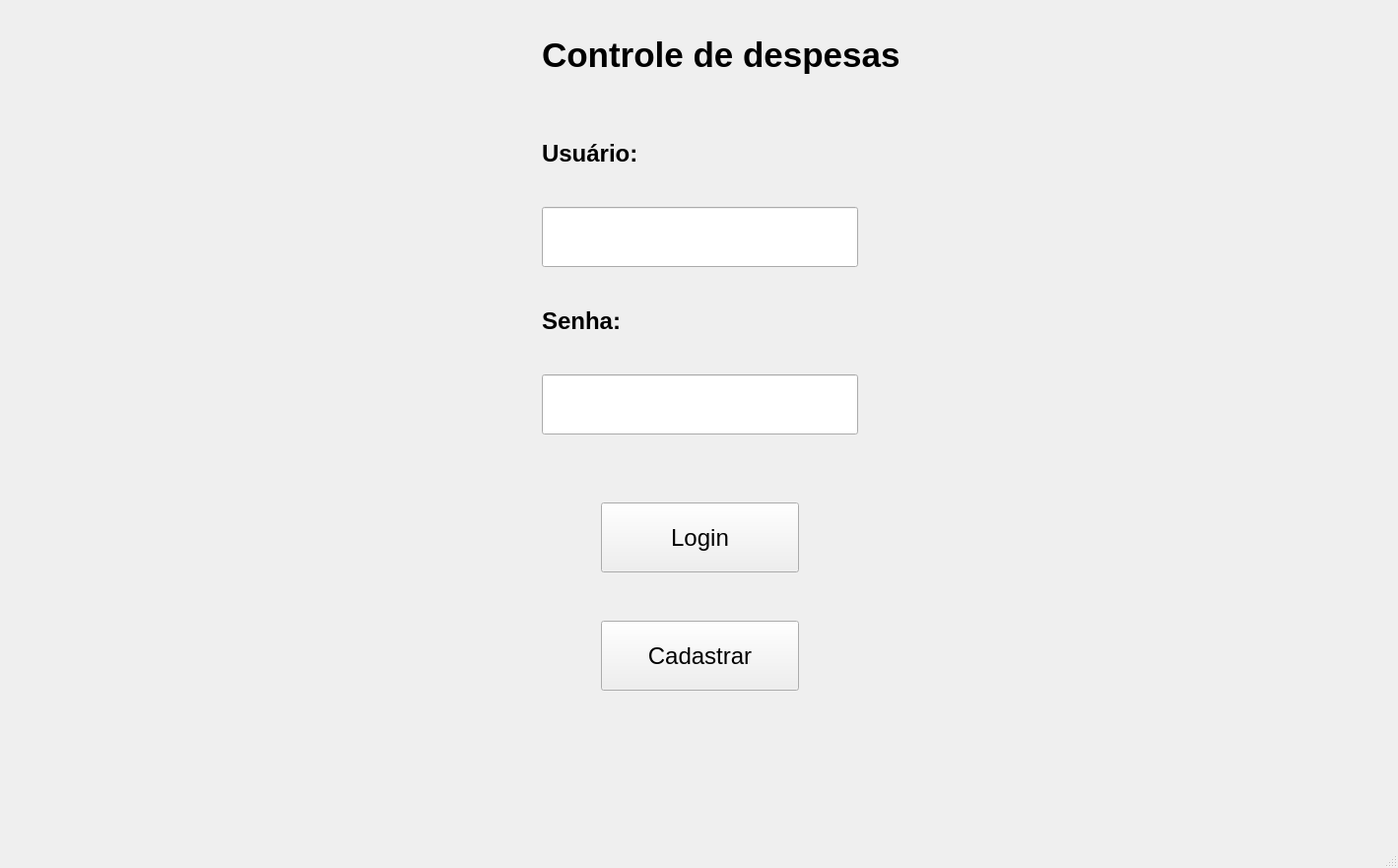
<?xml version="1.0" encoding="UTF-8"?>
<ui version="4.0">
 <class>TelaInicial</class>
 <widget class="QMainWindow" name="TelaInicial">
  <property name="geometry">
   <rect>
    <x>0</x>
    <y>0</y>
    <width>1419</width>
    <height>881</height>
   </rect>
  </property>
  <property name="sizePolicy">
   <sizepolicy hsizetype="Preferred" vsizetype="Preferred">
    <horstretch>0</horstretch>
    <verstretch>0</verstretch>
   </sizepolicy>
  </property>
  <property name="windowTitle">
   <string>MainWindow</string>
  </property>
  <widget class="QWidget" name="centralwidget">
   <widget class="QPushButton" name="btnLogin">
    <property name="geometry">
     <rect>
      <x>610</x>
      <y>510</y>
      <width>201</width>
      <height>71</height>
     </rect>
    </property>
    <property name="font">
     <font>
      <pointsize>18</pointsize>
     </font>
    </property>
    <property name="text">
     <string>Login</string>
    </property>
   </widget>
   <widget class="QPushButton" name="btnCadastrar">
    <property name="geometry">
     <rect>
      <x>610</x>
      <y>630</y>
      <width>201</width>
      <height>71</height>
     </rect>
    </property>
    <property name="font">
     <font>
      <pointsize>18</pointsize>
     </font>
    </property>
    <property name="text">
     <string>Cadastrar</string>
    </property>
   </widget>
   <widget class="QLabel" name="label">
    <property name="geometry">
     <rect>
      <x>550</x>
      <y>10</y>
      <width>421</width>
      <height>91</height>
     </rect>
    </property>
    <property name="font">
     <font>
      <pointsize>26</pointsize>
      <weight>75</weight>
      <bold>true</bold>
     </font>
    </property>
    <property name="text">
     <string>Controle de despesas</string>
    </property>
   </widget>
   <widget class="QLineEdit" name="lineEditUser">
    <property name="geometry">
     <rect>
      <x>550</x>
      <y>210</y>
      <width>321</width>
      <height>61</height>
     </rect>
    </property>
    <property name="font">
     <font>
      <pointsize>16</pointsize>
     </font>
    </property>
    <property name="text">
     <string/>
    </property>
   </widget>
   <widget class="QLabel" name="labelNome">
    <property name="geometry">
     <rect>
      <x>550</x>
      <y>120</y>
      <width>301</width>
      <height>71</height>
     </rect>
    </property>
    <property name="font">
     <font>
      <pointsize>18</pointsize>
      <weight>75</weight>
      <bold>true</bold>
     </font>
    </property>
    <property name="text">
     <string>Usuário:</string>
    </property>
   </widget>
   <widget class="QLabel" name="labelNome_2">
    <property name="geometry">
     <rect>
      <x>550</x>
      <y>290</y>
      <width>311</width>
      <height>71</height>
     </rect>
    </property>
    <property name="font">
     <font>
      <pointsize>18</pointsize>
      <weight>75</weight>
      <bold>true</bold>
     </font>
    </property>
    <property name="text">
     <string>Senha:</string>
    </property>
   </widget>
   <widget class="QLineEdit" name="lineEditSenha">
    <property name="geometry">
     <rect>
      <x>550</x>
      <y>380</y>
      <width>321</width>
      <height>61</height>
     </rect>
    </property>
    <property name="font">
     <font>
      <pointsize>16</pointsize>
     </font>
    </property>
    <property name="echoMode">
     <enum>QLineEdit::Password</enum>
    </property>
   </widget>
  </widget>
  <widget class="QMenuBar" name="menubar">
   <property name="geometry">
    <rect>
     <x>0</x>
     <y>0</y>
     <width>1419</width>
     <height>22</height>
    </rect>
   </property>
  </widget>
  <widget class="QStatusBar" name="statusbar"/>
 </widget>
 <resources/>
 <connections/>
</ui>
